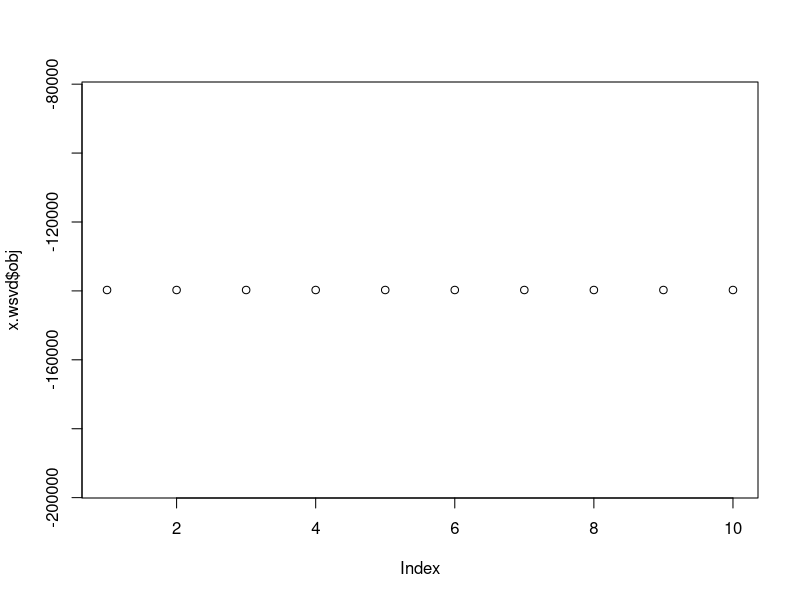
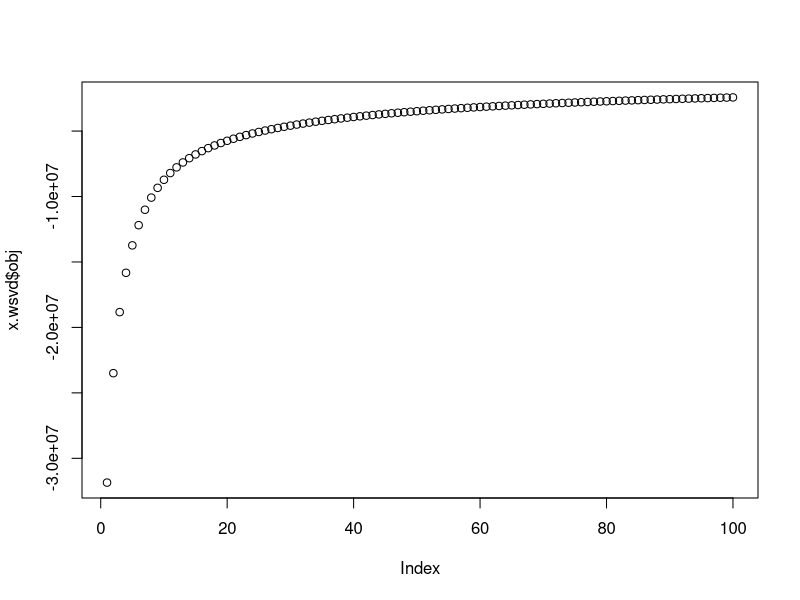

Source code (R) for these figures, in order:
## ---- chunk 1
wSVD = function(x,s,k,niter=100,update_tau=FALSE){
  n = nrow(x)
  p = ncol(x)
  z = matrix(0,nrow=n,ncol=p)
  sigma2 = rep(0,niter)
  obj = rep(0,niter)
  tau = 1e6 #big value mimics minimizing residual
  for(i in 1:niter){
    x.svd = svd(x-z,k,k)
    R = x - x.svd$u %*% diag(x.svd$d[1:k]) %*% t(x.svd$v)
    if(update_tau){
      stop("not implemented; probably should use uniroot to do this")
    }
    tau1 = tau + 1/s^2 
    z =  (tau/tau1)*R
    sigma2[i] = 1/tau
    obj[i] = sum(dnorm(R, 0, sqrt(s^2+(1/tau)), log=TRUE))
  }
  return(list(svd = x.svd,sigma2=sigma2,obj=obj))
}

set.seed(1)
n = 100
p = 1000
s = matrix(1,nrow=n,ncol=p)
x = matrix(rnorm(n*p,0,s),nrow=n,ncol=p)
x.wsvd = wSVD(x,s,3,10)
plot(x.wsvd$obj)

s = matrix(rgamma(n*p,1,1),nrow=n,ncol=p)
x = matrix(rnorm(n*p,0,s),nrow=n,ncol=p)
x.wsvd = wSVD(x,s,30,100)
plot(x.wsvd$obj)
